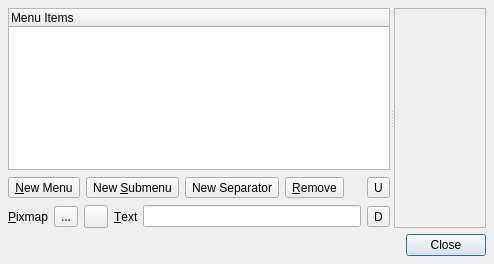
<ui version="4.0" >
 <author></author>
 <comment></comment>
 <exportmacro></exportmacro>
 <class>MenuEditor</class>
 <widget class="QDialog" name="MenuEditor" >
  <property name="geometry" >
   <rect>
    <x>0</x>
    <y>0</y>
    <width>494</width>
    <height>264</height>
   </rect>
  </property>
  <property name="windowTitle" >
   <string>Edit Menu Bar</string>
  </property>
  <layout class="QVBoxLayout" >
   <property name="margin" >
    <number>8</number>
   </property>
   <property name="spacing" >
    <number>6</number>
   </property>
   <item>
    <widget class="QSplitter" name="splitter" >
     <property name="orientation" >
      <enum>Qt::Horizontal</enum>
     </property>
     <widget class="QWidget" name="layoutWidget" >
      <layout class="QGridLayout" >
       <property name="margin" >
        <number>0</number>
       </property>
       <property name="spacing" >
        <number>6</number>
       </property>
       <item row="2" column="0" >
        <layout class="QHBoxLayout" >
         <property name="margin" >
          <number>0</number>
         </property>
         <property name="spacing" >
          <number>6</number>
         </property>
         <item>
          <widget class="QLabel" name="pixmapLabel" >
           <property name="sizePolicy" >
            <sizepolicy>
             <hsizetype>0</hsizetype>
             <vsizetype>5</vsizetype>
             <horstretch>0</horstretch>
             <verstretch>0</verstretch>
            </sizepolicy>
           </property>
           <property name="text" >
            <string>&amp;Pixmap</string>
           </property>
           <property name="buddy" >
            <cstring>previewPixmapItemButton</cstring>
           </property>
          </widget>
         </item>
         <item>
          <widget class="QToolButton" name="previewPixmapItemButton" >
           <property name="toolTip" >
            <string>Set Item Pixmap</string>
           </property>
           <property name="text" >
            <string>...</string>
           </property>
          </widget>
         </item>
         <item>
          <widget class="QToolButton" name="deletePixmapItemButton" >
           <property name="toolTip" >
            <string>Reset Item Pixmap</string>
           </property>
           <property name="text" >
            <string/>
           </property>
          </widget>
         </item>
         <item>
          <widget class="QLabel" name="textLabel" >
           <property name="sizePolicy" >
            <sizepolicy>
             <hsizetype>0</hsizetype>
             <vsizetype>5</vsizetype>
             <horstretch>0</horstretch>
             <verstretch>0</verstretch>
            </sizepolicy>
           </property>
           <property name="text" >
            <string>&amp;Text</string>
           </property>
           <property name="buddy" >
            <cstring>itemTextLineEdit</cstring>
           </property>
          </widget>
         </item>
         <item>
          <widget class="QLineEdit" name="itemTextLineEdit" >
           <property name="sizePolicy" >
            <sizepolicy>
             <hsizetype>13</hsizetype>
             <vsizetype>4</vsizetype>
             <horstretch>0</horstretch>
             <verstretch>0</verstretch>
            </sizepolicy>
           </property>
           <property name="toolTip" >
            <string>Set Item Text</string>
           </property>
          </widget>
         </item>
        </layout>
       </item>
       <item row="1" column="1" >
        <widget class="QToolButton" name="moveItemUpButton" >
         <property name="toolTip" >
          <string>Move Item Up</string>
         </property>
         <property name="text" >
          <string>U</string>
         </property>
        </widget>
       </item>
       <item row="2" column="1" >
        <widget class="QToolButton" name="moveItemDownButton" >
         <property name="toolTip" >
          <string>Move Item Down</string>
         </property>
         <property name="text" >
          <string>D</string>
         </property>
        </widget>
       </item>
       <item row="0" column="0" colspan="2" >
        <widget class="QTreeWidget" name="treeWidget" >
         <property name="focusPolicy" >
          <enum>Qt::TabFocus</enum>
         </property>
         <property name="toolTip" >
          <string>Tree Items</string>
         </property>
         <column>
          <property name="text" >
           <string>Menu Items</string>
          </property>
         </column>
        </widget>
       </item>
       <item row="1" column="0" >
        <layout class="QHBoxLayout" >
         <property name="margin" >
          <number>0</number>
         </property>
         <property name="spacing" >
          <number>6</number>
         </property>
         <item>
          <widget class="QToolButton" name="newItemButton" >
           <property name="toolTip" >
            <string>New Menu</string>
           </property>
           <property name="text" >
            <string>&amp;New Menu</string>
           </property>
          </widget>
         </item>
         <item>
          <widget class="QToolButton" name="newSubItemButton" >
           <property name="toolTip" >
            <string>New Submenu</string>
           </property>
           <property name="text" >
            <string>New &amp;Submenu</string>
           </property>
          </widget>
         </item>
         <item>
          <widget class="QToolButton" name="newSeparatorItemButton" >
           <property name="toolTip" >
            <string>New Separator</string>
           </property>
           <property name="text" >
            <string>New Separator</string>
           </property>
          </widget>
         </item>
         <item>
          <widget class="QToolButton" name="deleteItemButton" >
           <property name="toolTip" >
            <string>Remove</string>
           </property>
           <property name="text" >
            <string>&amp;Remove</string>
           </property>
          </widget>
         </item>
         <item>
          <spacer>
           <property name="orientation" >
            <enum>Qt::Horizontal</enum>
           </property>
           <property name="sizeHint" >
            <size>
             <width>51</width>
             <height>23</height>
            </size>
           </property>
          </spacer>
         </item>
        </layout>
       </item>
      </layout>
     </widget>
     <widget class="QFrame" name="actionEditor" >
      <property name="frameShape" >
       <enum>QFrame::StyledPanel</enum>
      </property>
      <property name="frameShadow" >
       <enum>QFrame::Raised</enum>
      </property>
     </widget>
    </widget>
   </item>
   <item>
    <layout class="QHBoxLayout" >
     <property name="margin" >
      <number>0</number>
     </property>
     <property name="spacing" >
      <number>6</number>
     </property>
     <item>
      <spacer>
       <property name="orientation" >
        <enum>Qt::Horizontal</enum>
       </property>
       <property name="sizeHint" >
        <size>
         <width>40</width>
         <height>20</height>
        </size>
       </property>
      </spacer>
     </item>
     <item>
      <widget class="QPushButton" name="closeButton" >
       <property name="text" >
        <string>Close</string>
       </property>
      </widget>
     </item>
    </layout>
   </item>
  </layout>
  <widget class="QWidget" name="layoutWidget_2" >
   <property name="geometry" >
    <rect>
     <x>10</x>
     <y>10</y>
     <width>338</width>
     <height>257</height>
    </rect>
   </property>
  </widget>
  <widget class="QWidget" name="widget" >
   <property name="geometry" >
    <rect>
     <x>0</x>
     <y>0</y>
     <width>100</width>
     <height>30</height>
    </rect>
   </property>
  </widget>
 </widget>
 <pixmapfunction></pixmapfunction>
 <resources/>
 <connections>
  <connection>
   <sender>closeButton</sender>
   <signal>clicked()</signal>
   <receiver>MenuEditor</receiver>
   <slot>reject()</slot>
   <hints>
    <hint type="sourcelabel" >
     <x>376</x>
     <y>215</y>
    </hint>
    <hint type="destinationlabel" >
     <x>389</x>
     <y>227</y>
    </hint>
   </hints>
  </connection>
 </connections>
</ui>
